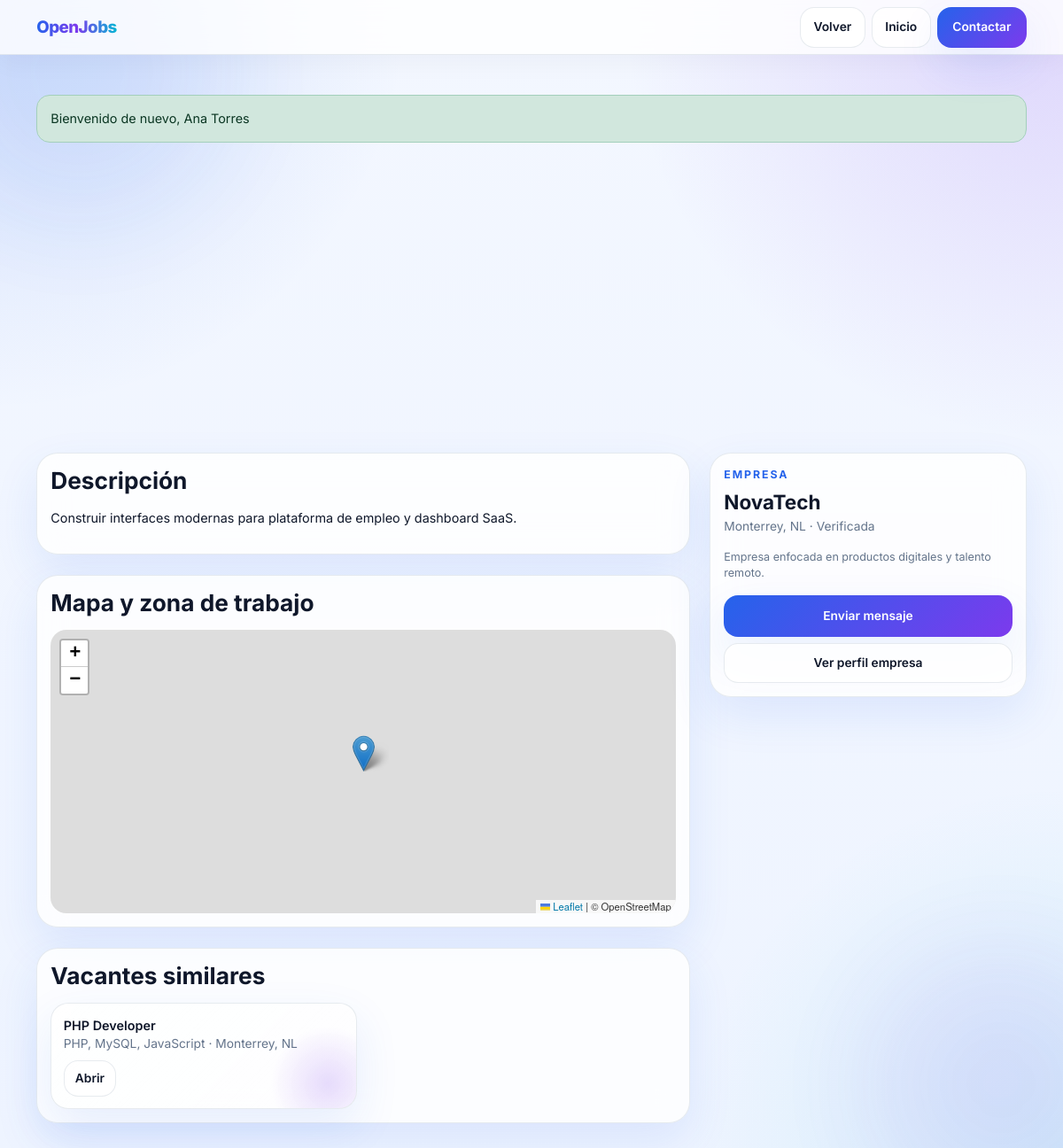
Page /job.php (signed in) on the committed database.
### tables this page shows
CREATE TABLE jobs (
  id INT AUTO_INCREMENT PRIMARY KEY,
  company_id INT NOT NULL,
  title VARCHAR(180) NOT NULL,
  description TEXT NOT NULL,
  technology VARCHAR(180) NULL,
  modality ENUM('Remoto','Presencial','Híbrido') DEFAULT 'Híbrido',
  employment_type VARCHAR(80) DEFAULT 'Tiempo completo',
  experience_required VARCHAR(60) DEFAULT 'Mid',
  location VARCHAR(150) NULL,
  salary_min DECIMAL(10,2) DEFAULT 0,
  salary_max DECIMAL(10,2) DEFAULT 0,
  status ENUM('active','paused','closed') DEFAULT 'active',
  created_at TIMESTAMP NULL DEFAULT CURRENT_TIMESTAMP,
  CONSTRAINT fk_job_company FOREIGN KEY (company_id) REFERENCES companies(id) ON DELETE CASCADE
);

CREATE TABLE companies (
  id INT AUTO_INCREMENT PRIMARY KEY,
  user_id INT NOT NULL,
  name VARCHAR(150) NOT NULL,
  description TEXT NULL,
  location VARCHAR(150) NULL,
  website VARCHAR(255) NULL,
  logo VARCHAR(255) NULL,
  latitude DECIMAL(10,6) NULL,
  longitude DECIMAL(10,6) NULL,
  verified TINYINT(1) NOT NULL DEFAULT 0,
  active_jobs INT NOT NULL DEFAULT 0,
  CONSTRAINT fk_company_user FOREIGN KEY (user_id) REFERENCES users(id) ON DELETE CASCADE
);

### app/helpers/helpers.php (called while the page is built, shortened)
<?php
function e(?string $value): string { return htmlspecialchars((string)$value, ENT_QUOTES, 'UTF-8'); }
function flash(string $key, ?string $value = null): ?string {
    $v = $_SESSION['_flash'][$key] ?? null; unset($_SESSION['_flash'][$key]); return $v;
}

### job.php (the view, shortened to what this page needs)
<?php
require_once __DIR__ . '/app/helpers/helpers.php';
$id=(int)($_GET['id'] ?? 1);
$pdo=db();
$s=$pdo->prepare('SELECT j.*, c.name as company_name, c.description as company_description, c.location as company_location, c.verified, c.latitude, c.longitude, c.user_id as company_user_id FROM jobs j LEFT JOIN companies c ON c.id=j.company_id WHERE j.id=? LIMIT 1');
$s->execute([$id]);
$job=$s->fetch();
$success=flash('success');
$sim=$pdo->prepare('SELECT id,title,technology,location FROM jobs WHERE id<>? ORDER BY id DESC LIMIT 3');
$sim->execute([$id]);
$similar=$sim->fetchAll();
?>
<!doctype html><html lang="es"><head><link rel="stylesheet" href="https://cdn.jsdelivr.net/npm/bootstrap@5.3.3/dist/css/bootstrap.min.css"><link rel="stylesheet" href="https://cdn.jsdelivr.net/npm/bootstrap-icons@1.11.3/font/bootstrap-icons.min.css"><link rel="stylesheet" href="https://unpkg.com/leaflet@1.9.4/dist/leaflet.css"><link rel="stylesheet" href="assets/css/styles.css"></head><body class="page-shell">
<nav class="navbar navbar-expand-lg sticky-top navbar-premium"><div class="container"><a class="navbar-brand brand-gradient" href="index.php">OpenJobs</a><div class="ms-auto d-flex gap-2"><a class="btn btn-soft" href="jobs.php">Volver</a><a class="btn btn-soft" href="index.php">Inicio</a><a class="btn btn-gradient" href="chat.php?to=<?= (int)($job['company_user_id'] ?? 0) ?>">Contactar</a></div></div></nav>
<div class="container py-4 py-lg-5"><?php if($success): ?><div class="alert alert-success rounded-4"><?= e($success) ?></div><?php endif; ?>
<div class="row g-4"><div class="col-lg-8"><div class="panel-card mb-4"><h3 class="fw-bold mb-3">Descripción</h3><p><?= nl2br(e($job['description'])) ?></p></div><div class="panel-card mb-4"><h3 class="fw-bold mb-3">Mapa y zona de trabajo</h3><div id="map" style="height:320px;border-radius:18px"></div></div><div class="panel-card"><h3 class="fw-bold mb-3">Vacantes similares</h3><div class="row g-3"><?php foreach($similar as $s): ?><div class="col-md-6"><div class="showcase-card"><div class="fw-semibold"><?= e($s['title']) ?></div><div class="small section-subtitle mb-2"><?= e($s['technology']) ?> · <?= e($s['location']) ?></div><a class="btn btn-soft btn-sm" href="job.php?id=<?= (int)$s['id'] ?>">Abrir</a></div></div><?php endforeach; ?></div></div></div><div class="col-lg-4"><div class="panel-card"><div class="kicker mb-2">Empresa</div><h4 class="fw-bold mb-1"><?= e($job['company_name'] ?: 'Empresa') ?></h4><div class="section-subtitle mb-3"><?= e($job['company_location'] ?: $job['location']) ?><?= !empty($job['verified']) ? ' · Verificada' : '' ?></div><p class="small mb-3"><?= e($job['company_description'] ?: 'Empresa activa dentro de OpenJobs.') ?></p><div class="d-grid gap-2"><a class="btn btn-gradient" href="chat.php?to=<?= (int)($job['company_user_id'] ?? 0) ?>">Enviar mensaje</a><a class="btn btn-soft" href="profile.php">Ver perfil empresa</a></div></div></div></div></div>
</body></html>

### rows in the picture
jobs: description "Construir interfaces modernas para plataforma de empleo y dashboard SaaS.", company.name "NovaTech", company.location "Monterrey, NL", company.description "Empresa enfocada en productos digitales y talento remoto."
jobs: title "PHP Developer", technology "PHP, MySQL, JavaScript", location "Monterrey, NL"

### other values in the picture
$success "Bienvenido de nuevo, Ana Torres"
